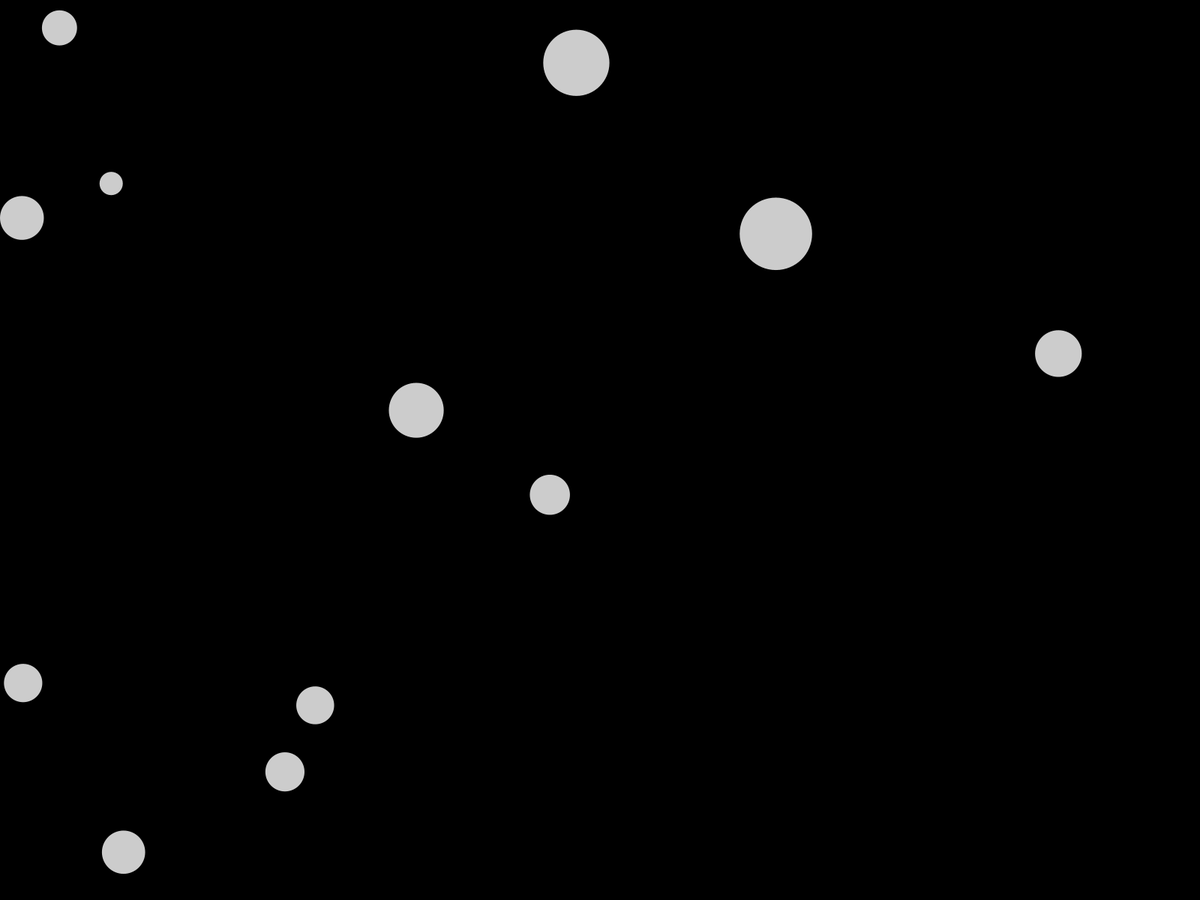
Frame 1 (no input)
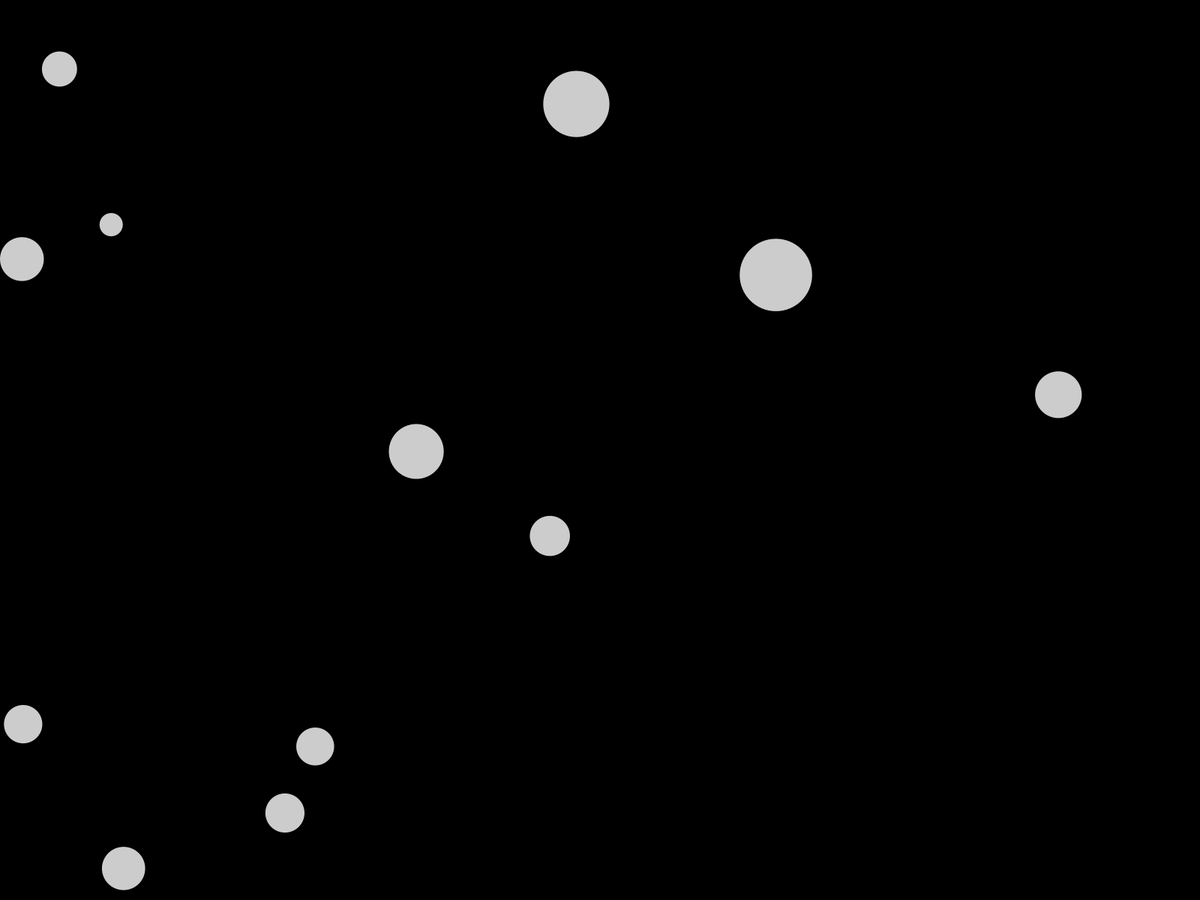
Frame 60 (the mouse pressed at the canvas centre just before this capture)
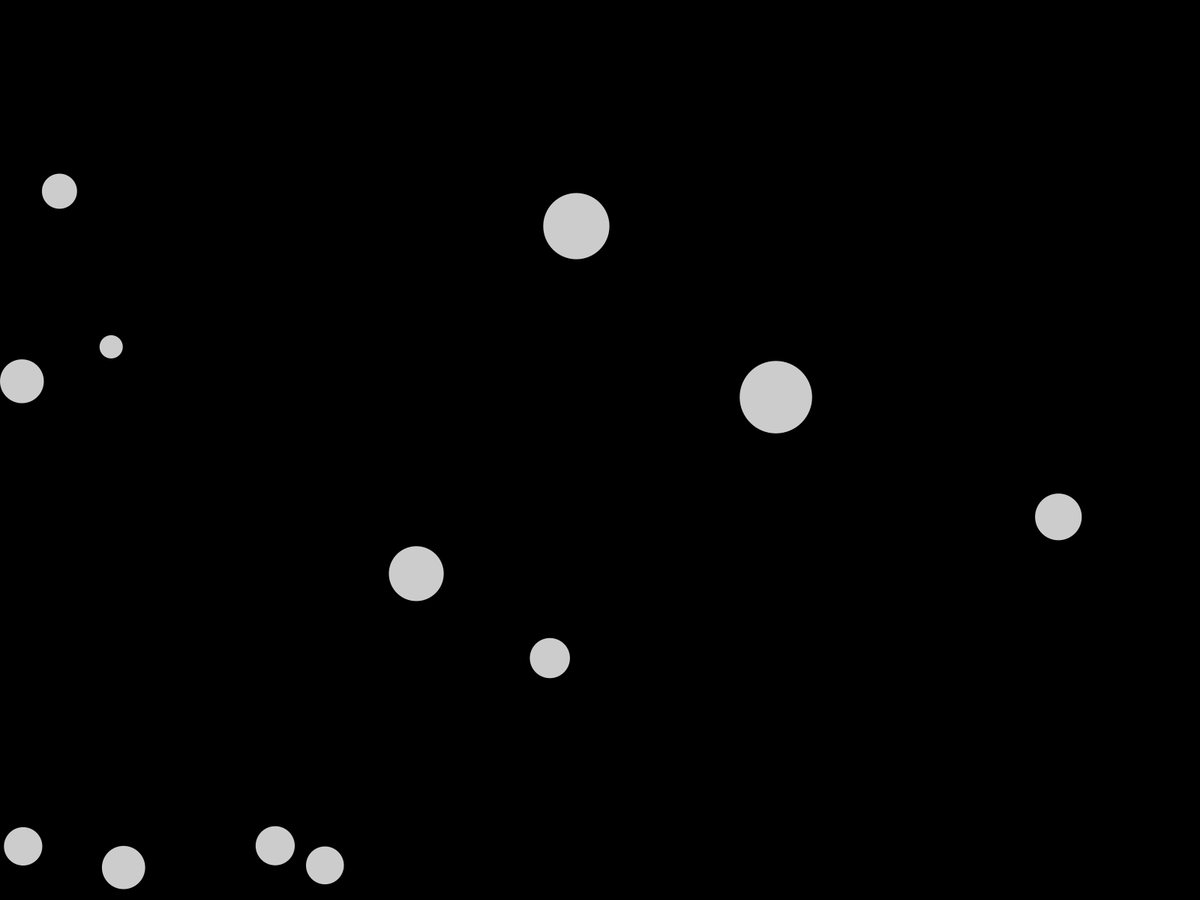
Frame 120 (the mouse held since frame 60 and released just before this capture)

The Processing sketch that drew these frames (run headless with seeded random() and noise(); from frame 60 on, the mouse is pressed at the canvas centre):

// Processing sketch: bouncy1
// ── bouncy1.pde
int numBalls = 12;
float spring = 0.05;
float gravity = 0.03;
float friction = -0.9;
Ball[] balls = new Ball[numBalls];


void setup() {
  fullScreen();
  noStroke();
  fill(204);
  for (int i = 0; i < numBalls; i++) {
    balls[i] = new Ball(random(width), random(height), random(30, 100), i, balls);
  }
}

void draw()  {
  background(0);
  for (Ball ball : balls) {
    ball.collide();
    ball.move();
    ball.display();  
  }
}

class Ball {
  
  float x, y;
  float diameter;
  float vx = 0;
  float vy = 0;
  int id;
  Ball[] others;
 
  Ball(float xin, float yin, float din, int idin, Ball[] oin) {
    x = xin;
    y = yin;
    diameter = din;
    id = idin;
    others = oin;
  } 
  
  void collide() {
    for (int i = id + 1; i < numBalls; i++) {
      float dx = others[i].x - x;
      float dy = others[i].y - y;
      float distance = sqrt(dx*dx + dy*dy);
      float minDist = others[i].diameter/2 + diameter/2;
      if (distance < minDist) { 
        float angle = atan2(dy, dx);
        float targetX = x + cos(angle) * minDist;
        float targetY = y + sin(angle) * minDist;
        float ax = (targetX - others[i].x) * spring;
        float ay = (targetY - others[i].y) * spring;
        vx -= ax;
        vy -= ay;
        others[i].vx += ax;
        others[i].vy += ay;
      }
    }   
  }
  
  void move() {
    vy += gravity;
    x += vx;
    y += vy;
    if (x + diameter/2 > width) {
      x = width - diameter/2;
      vx *= friction; 
    }
    else if (x - diameter/2 < 0) {
      x = diameter/2;
      vx *= friction;
    }
    if (y + diameter/2 > height) {
      y = height - diameter/2;
      vy *= friction; 
    } 
    else if (y - diameter/2 < 0) {
      y = diameter/2;
      vy *= friction;
    }
  }
  
  void display() {
    ellipse(x, y, diameter, diameter);
  }
}
